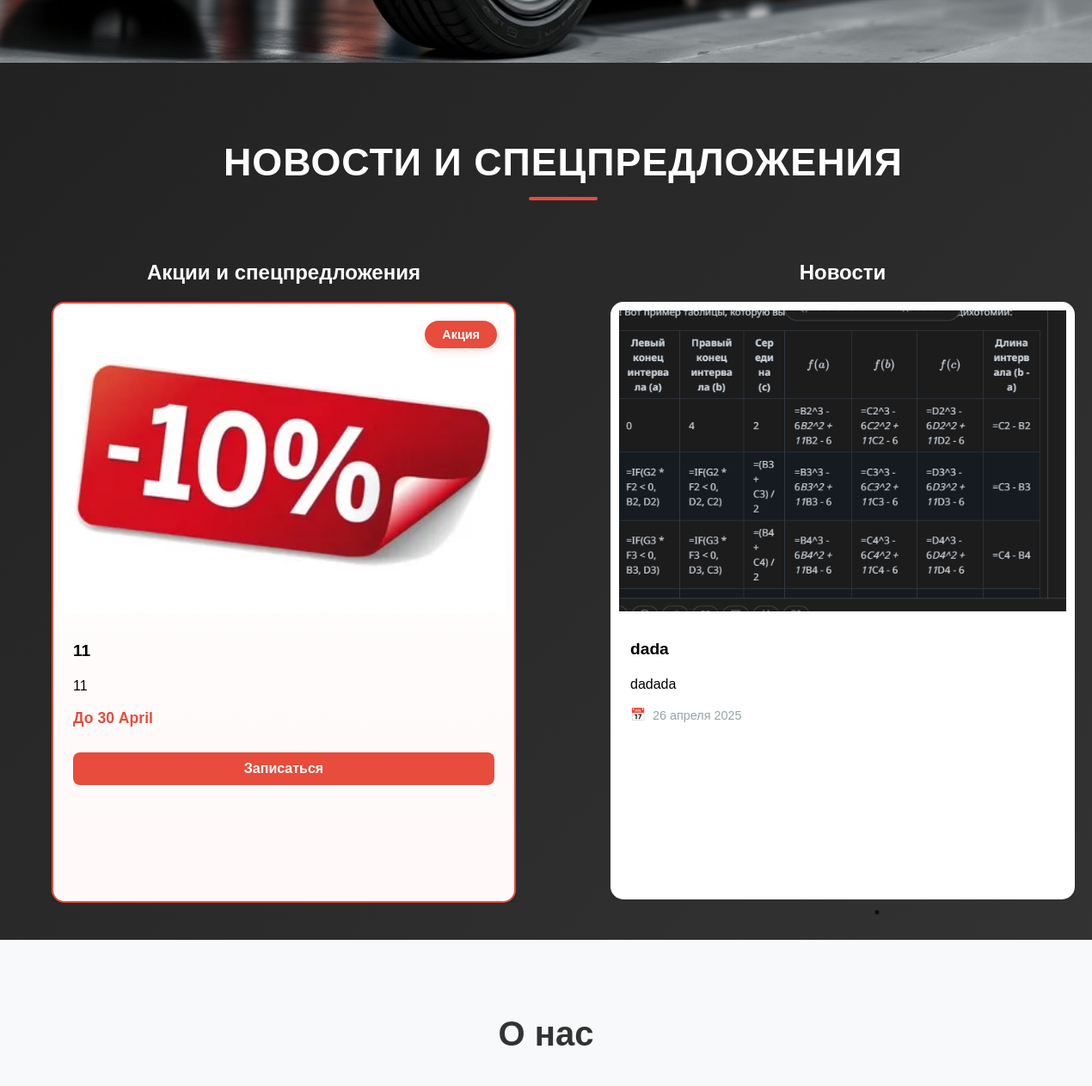
Before: / (middle part) with the older database file.
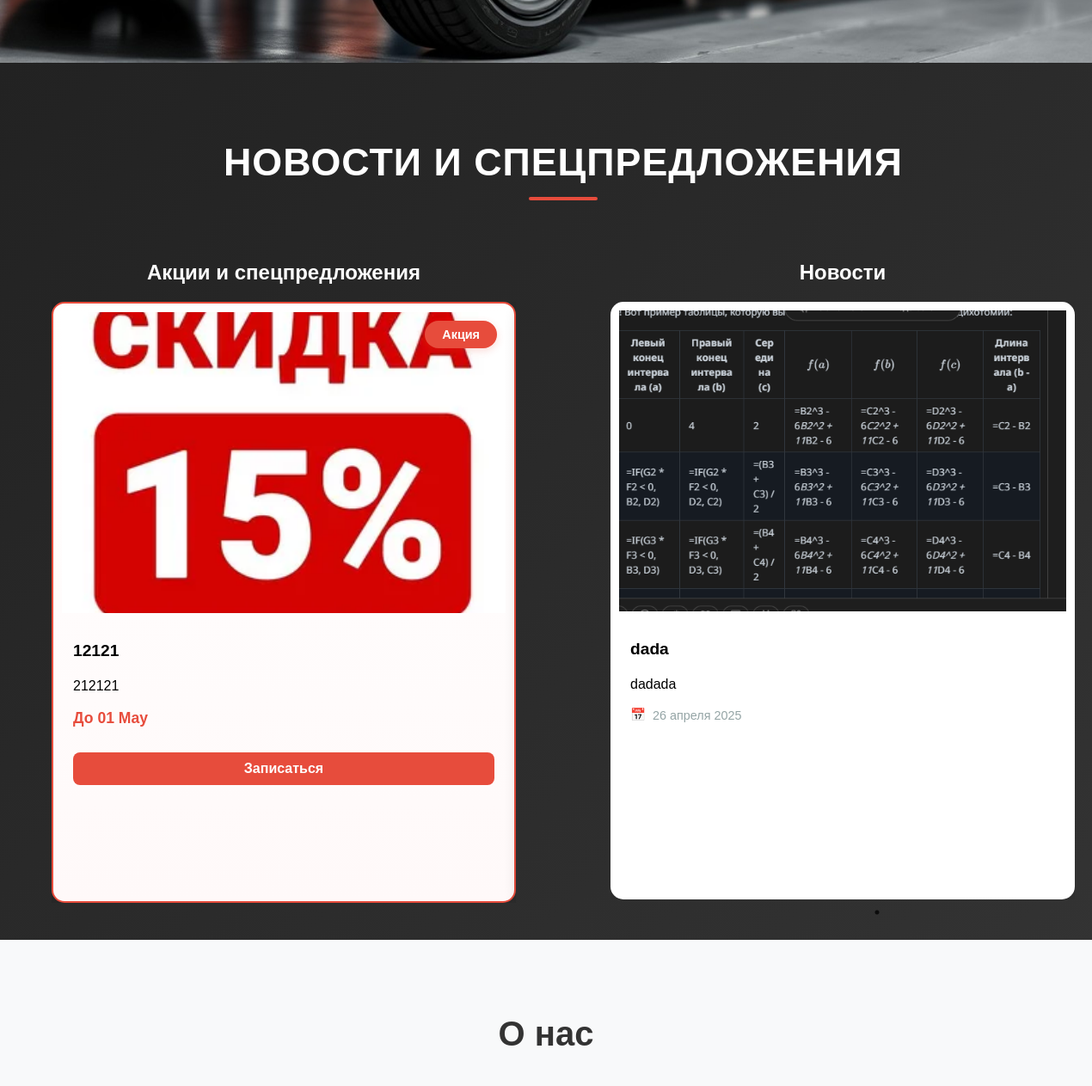
After: the same page with the newer database file.
### app/models.py (models this page shows, shortened)
class SpecialOffer(models.Model):
    title = models.CharField(max_length=200, verbose_name="Заголовок")
    content = models.TextField(verbose_name="Содержание")
    image = models.ImageField(upload_to='offers/', verbose_name="Изображение")
    end_date = models.DateField(verbose_name="Дата окончания акции", null=True, blank=True)
    is_one_time = models.BooleanField(default=False, verbose_name="Одноразовое предложение")
    discount_percent = models.PositiveIntegerField("Скидка (%)", null=True, blank=True)
    is_active = models.BooleanField(default=True, verbose_name="Активно")
    created_at = models.DateTimeField(auto_now_add=True)
    services = models.ManyToManyField(
        ServiceType,
        through='ServiceSpecialOffer',
        related_name='special_offers',
        verbose_name="Связанные услуги"
    )
    class Meta:
        verbose_name = "Спецпредложение"
        verbose_name_plural = "Спецпредложения"
        ordering = ['-created_at']
    @property
    def period_display(self):
        if self.is_one_time:
            return "Одноразовое предложение"
        elif self.end_date:
            return f"До {self.end_date.strftime('%d %B')}"
        return "Бессрочная акция"

class News(models.Model):
    title = models.CharField(max_length=200, verbose_name="Заголовок")
    content = models.TextField(verbose_name="Содержание")
    image = models.ImageField(upload_to='news/', verbose_name="Изображение")
    date = models.DateField(auto_now_add=True, verbose_name="Дата публикации")
    is_active = models.BooleanField(default=True, verbose_name="Активно")
    class Meta:
        verbose_name = "Новость"
        verbose_name_plural = "Новости"
        ordering = ['-date']

### app/views.py (the view)
# urls.py: 2. Add a URL to urlpatterns:  path('', views.home, name='home')
def home(request):
    special_offers = SpecialOffer.objects.filter(is_active=True).order_by('-created_at')
    news = News.objects.filter(is_active=True).order_by('-date')
    reviews = Review.objects.select_related(
        'user',
        'appointment'
    ).prefetch_related(
        'appointment__service_type',
        'appointment__service_type__special_offers'
    ).all()[:5]
    for review in reviews:
        for service in review.appointment.service_type.all():
            if service.discounted_price:
                service.current_price = service.discounted_price
                service.has_discount = True
            else:
                service.current_price = service.price
                service.has_discount = False
    average_rating = reviews.aggregate(Avg('rating'))['rating__avg']
    context = {
        'special_offers': special_offers,
        'news': news,
        'reviews': reviews,
        'average_rating': average_rating,
        'title': 'Главная'
    }
    return render(request, 'home.html', context)

### app/models.py (called while the page is built)
    def get_discount_offer(self):
        today = timezone.now().date()
        return self.special_offers.filter(
            is_active=True,
            end_date__gte=today
        ).order_by('-discount_percent').first()

    @property
    def discounted_price(self):
        offer = self.get_discount_offer()
        if offer and offer.discount_percent:
            discount = Decimal(offer.discount_percent) / Decimal('100')
            discounted = self.price * (Decimal('1') - discount)
            return discounted.quantize(Decimal('0.01'), rounding=ROUND_HALF_UP)
        return None

### chat/context_processors.py (called while the page is built)
def support_status(request):
    if request.user.is_authenticated:
        return {
            'is_support_user': is_support(request.user),
            'support_unread_count': 0
        }
    return {
        'is_support_user': False,
        'support_unread_count': 0
    }

### templates/home.html (shortened to what this page needs)
{% extends "header.html" %}
{% block content %}
        <div class="container slider" >
            <div>
                <img src="static/img/ai_image.jpg" alt="Изображение 1" class="slide">
            </div>
        </div>
        <div class="container news" id="news">
            <h1 class="news-title">Новости и спецпредложения</h1>
            <div class="sections-container">
                <div class="special-offers-section">
                    <h2>Акции и спецпредложения</h2>
                    <div class="offers-carousel">
                        {% for offer in special_offers %}
                        <div class="news-card special-offer">
                            <div class="offer-badge">Акция</div>
                            {% if offer.image %}
                                <img src="{{ offer.image.url }}" alt="{{ offer.title }}" class="news-image">
                            {% endif %}
                            <div class="news-content">
                                <h3>{{ offer.title }}</h3>
                                <p>{{ offer.content }}</p>
                                <div class="offer-period">{{ offer.period_display }}</div>
                                <button class="offer-button" onclick="location.href='{% url 'services' %}'">Записаться</button>
                            </div>
                        </div>
                        {% endfor %}
                    </div>
                </div>
                <div class="news-section">
                    <h2>Новости</h2>
                    <div class="news-carousel">
                        {% for news_item in news %}
                        <div class="news-card">
                            {% if news_item.image %}
                                <img src="{{ news_item.image.url }}" alt="{{ news_item.title }}" class="news-image">
                            {% endif %}
                            <div class="news-content">
                                <h3>{{ news_item.title }}</h3>
                                <p>{{ news_item.content }}</p>
                                <div class="news-date">{{ news_item.date|date:"d E Y" }}</div>
                            </div>
                        </div>
                        {% endfor %}
                    </div>
                </div>
            </div>
        </div>
        <div class="container about-us" id="onas">
            <h1 class="about-title" >О нас</h1>
        </div>
{% endblock %}

Changed rows visible on the page:
no longer on this page (row unchanged): SpecialOffer: image (picture), title "11", content "11", period_display "До 30 April"
added SpecialOffer: image (picture), title "12121", content "212121", period_display "До 01 May"
